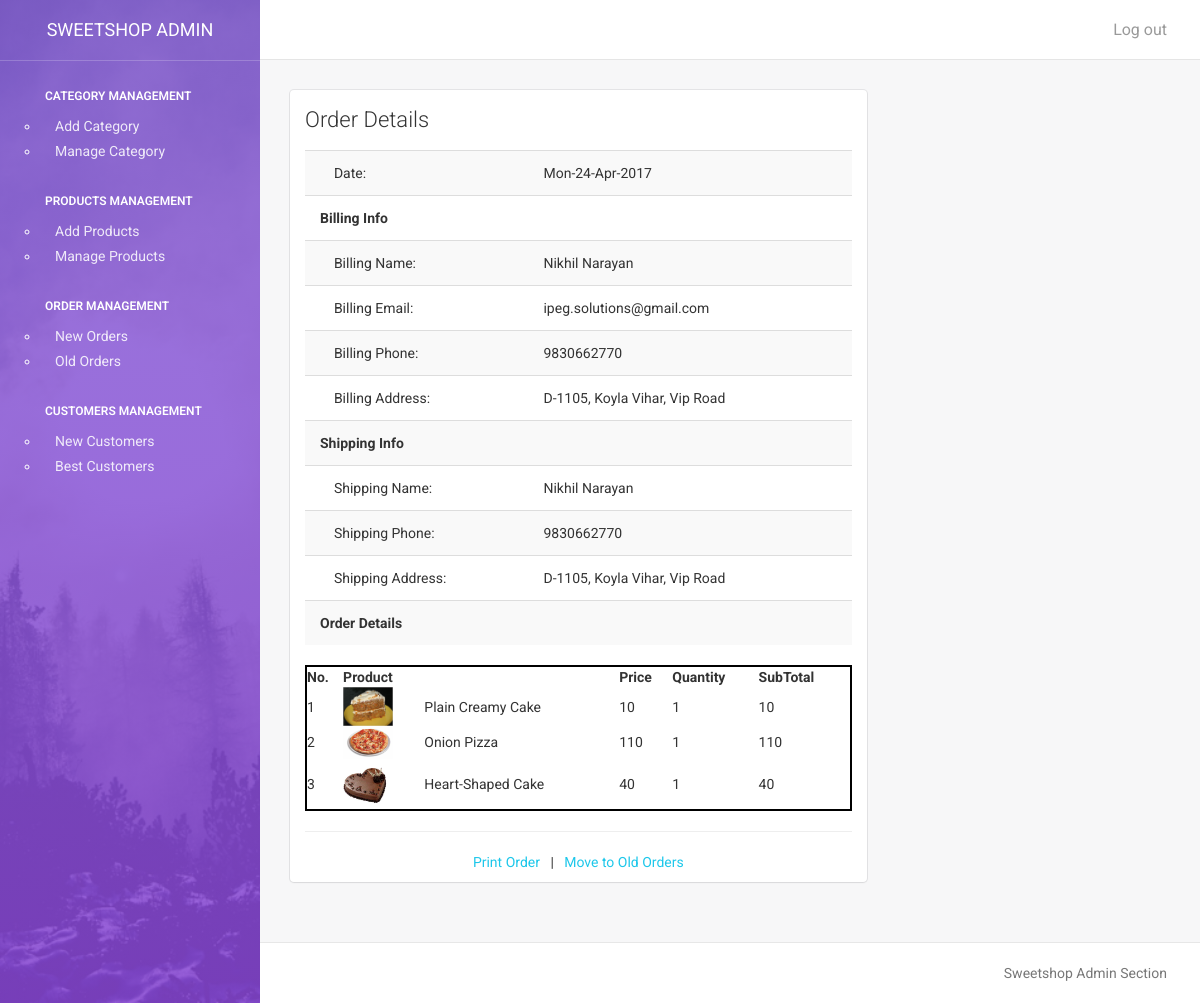
The app's page /admin/order_details.php?order_id=1 (signed in) with its own data.
### tables this page shows
CREATE TABLE `orders` (
  `order_id` int(11) NOT NULL,
  `cust_id` int(11) NOT NULL,
  `date` varchar(50) NOT NULL,
  `payment_info` varchar(50) NOT NULL,
  `delivery_name` varchar(50) NOT NULL,
  `delivery_phone` varchar(30) NOT NULL,
  `delivery_address` varchar(250) NOT NULL,
  `status` varchar(50) NOT NULL
);

CREATE TABLE `customers` (
  `cust_id` int(11) NOT NULL,
  `cust_name` varchar(50) NOT NULL,
  `cust_email` varchar(50) NOT NULL,
  `cust_phone` varchar(20) NOT NULL,
  `cust_address` varchar(250) NOT NULL,
  `password` varchar(50) NOT NULL
);

CREATE TABLE `cartitems` (
  `id` int(11) NOT NULL,
  `order_id` int(11) NOT NULL,
  `pid` int(11) NOT NULL,
  `quantity` int(11) NOT NULL,
  `product_name` varchar(250) NOT NULL,
  `product_price` int(11) NOT NULL
);

### www/admin/order_details.php (the view, shortened to what this page needs)
<?php
include "lib/config.php";
include "lib/header.php";
?>
<div class="col-md-8">
    <div class="card">
        <div class="header">
            <h4 class="title">Order Details</h4>
        </div>
        <div class="content">
          <table class="table table-hover table-striped">
            <?php
            $sql = "SELECT * FROM `orders` WHERE `order_id` = '$_GET[order_id]'";
            $res = $db->query($sql);
            $row = $res->fetch_array();
            $sql2 = "SELECT * FROM `customers` WHERE `cust_id` = '$row[cust_id]'";
            $res2 = $db->query($sql2);
            $row2 = $res2->fetch_array();
            print "
                   <tr>
                        <td> &nbsp;  &nbsp; Date:</td>
                        <td>".date("D-d-M-Y",$row[date])."</td>
                    </tr>
                     <tr>
                        <td><strong>Billing Info</strong></td>
                        <td></td>
                    </tr>
                    <tr>
                        <td> &nbsp;  &nbsp; Billing Name:</td>
                        <td>$row2[cust_name]</td>
                    </tr>
                    <tr>
                        <td> &nbsp;  &nbsp; Billing Email:</td>
                        <td>$row2[cust_email]</td>
                    </tr>
                    <tr>
                        <td> &nbsp;  &nbsp; Billing Phone:</td>
                        <td>$row2[cust_phone]</td>
                    </tr>
                    <tr>
                        <td> &nbsp;  &nbsp; Billing Address:</td>
                        <td>$row2[cust_address]</td>
                    </tr>
                    <tr>
                        <td><strong>Shipping Info</strong></td>
                        <td></td>
                    </tr>
                    <tr>
                        <td> &nbsp;  &nbsp; Shipping Name:</td>
                        <td>$row[delivery_name]</td>
                    </tr>
                     <tr>
                        <td> &nbsp;  &nbsp; Shipping Phone:</td>
                        <td>$row[delivery_phone]</td>
                    </tr>
                    <tr>
                        <td> &nbsp;  &nbsp; Shipping Address:</td>
                        <td>$row[delivery_address]</td>
                    </tr>
                     <tr>
                        <td><strong>Order Details</strong></td>
                        <td></td>
                    </tr>
            </table>
            <table CLASS = nikCart WIDTH = 100% STYLE = \"border: 2px solid BLACK;padding: 10px;\">
          <tr>
            <th>No.</th>
            <th colspan = 2> Product </th>
            <th>Price</th>
            <th>Quantity</th>
            <th>SubTotal</th>
          </tr>
                    ";
            $sql3 = "SELECT * FROM `cartitems` WHERE `order_id` = '$row[order_id]'";
            $res3 = $db->query($sql3);
            while ($row3 = $res3->fetch_array())
            {
                $sql4 = "SELECT * FROM `products` WHERE `id` = '$row3[pid]'";
                $res4 = $db->query($sql4);
                $row4 = $res4->fetch_array();
                $c++;
                $sub = $row3['product_price'] * $row3[quantity];
                print "<tr>
            <td>$c</td>
            <td> <IMG SRC = \"../$row4[image]\" WIDTH = 50> </td>
            <td> $row3[product_name] </td>
            <td> $row3[product_price] </td>
            <td> $row3[quantity] </td>
            <td> $sub </td>
          </tr>";
            }
            ?>
                                </table>
        <HR>
        <center>
        <A HREF = "print_order.php?order_id=<?=$_GET['order_id']?>">Print Order</A>
        &nbsp; |  &nbsp;
        <?php
        if ($row['status'] == "new")
            print '<A HREF = "order_details.php?move_to_old='.$_GET['order_id'].'" onclick = "return confirm(\'Are you sure?\');">Move to Old Orders</A>';
        else
           print '<A HREF = "order_details.php?move_to_new='.$_GET['order_id'].'" onclick = "return confirm(\'Are you sure?\');">Move to New Orders</A>';
        ?>
        </center>
        </div>
    </div>
</div>
<?php
include "lib/footer.php";
?>

### records on screen
orders: date "Mon-24-Apr-2017", delivery_name "Nikhil Narayan", delivery_phone "9830662770", delivery_address "D-1105, Koyla Vihar, Vip Road"
customers: cust_name "Nikhil Narayan", cust_email "ipeg.solutions@gmail.com", cust_phone "9830662770", cust_address "D-1105, Koyla Vihar, Vip Road"
cartitems: shows a picture, product_name "Plain Creamy Cake", product_price "10", quantity "1"
cartitems: shows a picture, product_name "Onion Pizza", product_price "110", quantity "1"
cartitems: shows a picture, product_name "Heart-Shaped Cake", product_price "40", quantity "1"
